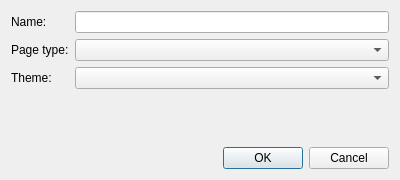
<?xml version="1.0" encoding="UTF-8"?>
<ui version="4.0">
 <class>DialogAddUpdateStrategy</class>
 <widget class="QDialog" name="DialogAddUpdateStrategy">
  <property name="geometry">
   <rect>
    <x>0</x>
    <y>0</y>
    <width>400</width>
    <height>180</height>
   </rect>
  </property>
  <property name="windowTitle">
   <string>Add Update Strategy</string>
  </property>
  <layout class="QVBoxLayout" name="verticalLayout">
   <item>
    <layout class="QFormLayout" name="formLayout">
     <item row="0" column="0">
      <widget class="QLabel" name="labelName">
       <property name="text">
        <string>Name:</string>
       </property>
      </widget>
     </item>
     <item row="0" column="1">
      <widget class="QLineEdit" name="lineEditName"/>
     </item>
     <item row="1" column="0">
      <widget class="QLabel" name="labelPageType">
       <property name="text">
        <string>Page type:</string>
       </property>
      </widget>
     </item>
     <item row="1" column="1">
      <widget class="QComboBox" name="comboBoxPageType"/>
     </item>
     <item row="2" column="0">
      <widget class="QLabel" name="labelTheme">
       <property name="text">
        <string>Theme:</string>
       </property>
      </widget>
     </item>
     <item row="2" column="1">
      <widget class="QComboBox" name="comboBoxTheme"/>
     </item>
    </layout>
   </item>
   <item>
    <widget class="QDialogButtonBox" name="buttonBox">
     <property name="orientation">
      <enum>Qt::Orientation::Horizontal</enum>
     </property>
     <property name="standardButtons">
      <set>QDialogButtonBox::StandardButton::Cancel|QDialogButtonBox::StandardButton::Ok</set>
     </property>
    </widget>
   </item>
  </layout>
 </widget>
 <resources/>
 <connections/>
</ui>
